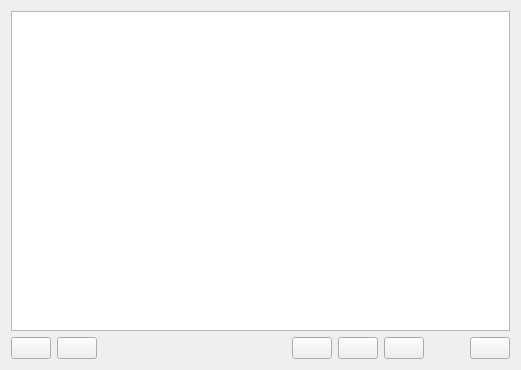
<?xml version="1.0" encoding="UTF-8"?>
<ui version="4.0">
 <class>QProjectListWindow</class>
 <widget class="QMainWindow" name="QProjectListWindow">
  <property name="geometry">
   <rect>
    <x>0</x>
    <y>0</y>
    <width>521</width>
    <height>370</height>
   </rect>
  </property>
  <property name="windowTitle">
   <string>Список проектов</string>
  </property>
  <widget class="QWidget" name="centralWidget">
   <layout class="QVBoxLayout" name="verticalLayout">
    <item>
     <widget class="QTableView" name="projectsView">
      <property name="editTriggers">
       <set>QAbstractItemView::NoEditTriggers</set>
      </property>
      <property name="alternatingRowColors">
       <bool>true</bool>
      </property>
      <property name="selectionMode">
       <enum>QAbstractItemView::SingleSelection</enum>
      </property>
      <property name="selectionBehavior">
       <enum>QAbstractItemView::SelectRows</enum>
      </property>
      <property name="sortingEnabled">
       <bool>false</bool>
      </property>
      <attribute name="horizontalHeaderCascadingSectionResizes">
       <bool>true</bool>
      </attribute>
      <attribute name="horizontalHeaderMinimumSectionSize">
       <number>50</number>
      </attribute>
      <attribute name="horizontalHeaderStretchLastSection">
       <bool>true</bool>
      </attribute>
     </widget>
    </item>
    <item>
     <layout class="QHBoxLayout" name="horizontalLayout">
      <item>
       <widget class="QPushButton" name="btnExportProject">
        <property name="toolTip">
         <string>Экспортировать проект в XML-файл</string>
        </property>
        <property name="text">
         <string/>
        </property>
        <property name="icon">
         <iconset resource="icons.qrc">
          <normaloff>:/images/icons/xml.png</normaloff>:/images/icons/xml.png</iconset>
        </property>
        <property name="iconSize">
         <size>
          <width>32</width>
          <height>32</height>
         </size>
        </property>
       </widget>
      </item>
      <item>
       <widget class="QPushButton" name="btnImportProject">
        <property name="toolTip">
         <string>Импортировать проект из текстового файла</string>
        </property>
        <property name="styleSheet">
         <string notr="true">text-align: left;</string>
        </property>
        <property name="text">
         <string/>
        </property>
        <property name="icon">
         <iconset resource="icons.qrc">
          <normaloff>:/images/icons/box.png</normaloff>:/images/icons/box.png</iconset>
        </property>
        <property name="iconSize">
         <size>
          <width>32</width>
          <height>32</height>
         </size>
        </property>
       </widget>
      </item>
      <item>
       <spacer name="horizontalSpacer">
        <property name="orientation">
         <enum>Qt::Horizontal</enum>
        </property>
        <property name="sizeHint" stdset="0">
         <size>
          <width>40</width>
          <height>20</height>
         </size>
        </property>
       </spacer>
      </item>
      <item>
       <widget class="QPushButton" name="btnNewProject">
        <property name="toolTip">
         <string>Создать новый проект</string>
        </property>
        <property name="text">
         <string/>
        </property>
        <property name="icon">
         <iconset resource="icons.qrc">
          <normaloff>:/images/icons/document_add.png</normaloff>:/images/icons/document_add.png</iconset>
        </property>
        <property name="iconSize">
         <size>
          <width>32</width>
          <height>32</height>
         </size>
        </property>
       </widget>
      </item>
      <item>
       <widget class="QPushButton" name="btnEditProject">
        <property name="toolTip">
         <string>Редактировать метаданные</string>
        </property>
        <property name="text">
         <string/>
        </property>
        <property name="icon">
         <iconset resource="icons.qrc">
          <normaloff>:/images/icons/document.png</normaloff>:/images/icons/document.png</iconset>
        </property>
        <property name="iconSize">
         <size>
          <width>32</width>
          <height>32</height>
         </size>
        </property>
       </widget>
      </item>
      <item>
       <widget class="QPushButton" name="btnDeleteProject">
        <property name="toolTip">
         <string>Удалить проект</string>
        </property>
        <property name="text">
         <string/>
        </property>
        <property name="icon">
         <iconset resource="icons.qrc">
          <normaloff>:/images/icons/document_delete.png</normaloff>:/images/icons/document_delete.png</iconset>
        </property>
        <property name="iconSize">
         <size>
          <width>32</width>
          <height>32</height>
         </size>
        </property>
       </widget>
      </item>
      <item>
       <spacer name="horizontalSpacer_2">
        <property name="orientation">
         <enum>Qt::Horizontal</enum>
        </property>
        <property name="sizeType">
         <enum>QSizePolicy::Minimum</enum>
        </property>
        <property name="sizeHint" stdset="0">
         <size>
          <width>40</width>
          <height>20</height>
         </size>
        </property>
       </spacer>
      </item>
      <item>
       <widget class="QPushButton" name="btnClose">
        <property name="toolTip">
         <string>Закрыть окно</string>
        </property>
        <property name="text">
         <string/>
        </property>
        <property name="icon">
         <iconset resource="icons.qrc">
          <normaloff>:/images/icons/cancel.png</normaloff>:/images/icons/cancel.png</iconset>
        </property>
        <property name="iconSize">
         <size>
          <width>32</width>
          <height>32</height>
         </size>
        </property>
       </widget>
      </item>
     </layout>
    </item>
   </layout>
  </widget>
 </widget>
 <layoutdefault spacing="6" margin="11"/>
 <resources>
  <include location="icons.qrc"/>
 </resources>
 <connections/>
</ui>
